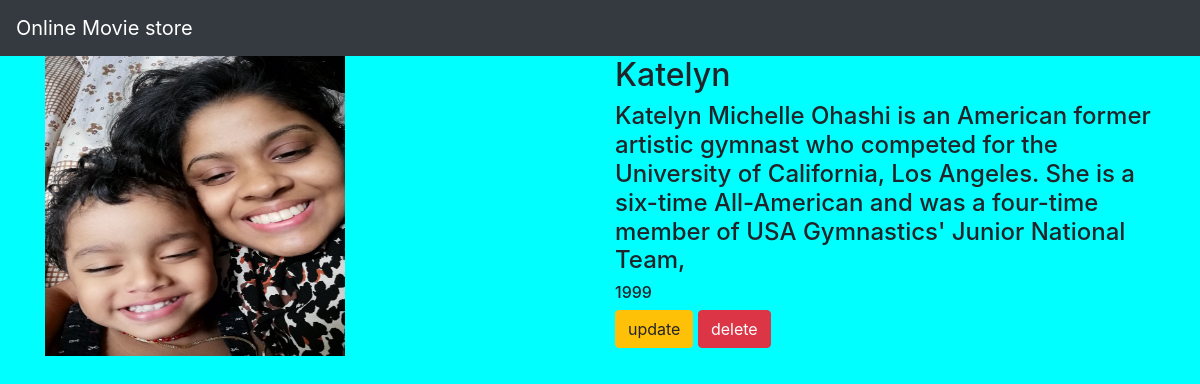
Screenshot of /movie/5/ with the database file from the repository.
### psapp/models.py (models this page shows, shortened)
class Movie(models.Model):
    name=models.CharField(max_length=250)
    desc=models.TextField()
    year=models.IntegerField()
    img=models.ImageField(upload_to='gallery')

### psapp/views.py (the view)
# urls.py: path('movie/<int:movie_id>/',views.detail,name='detail'),
def detail(request, movie_id):
    movie = Movie.objects.get(id=movie_id)
    return render(request, "details.html", {'movie': movie})

### templates/details.html
{% extends 'base.html' %}
{% block body %}
<div class="container">
    <div class="row">
        <div class=" col-md-6">
            <img src="{{movie.img.url}}" width="300" height="300">
        </div>
<div class="col-md-6">
    <h2>{{movie.name}}</h2>
    <h4>{{movie.desc}}</h4>
    <h6>{{movie.year}}</h6>
    <a class="btn btn-warning " href="{% url 'psapp:update' movie.id %}"> update </a>
        <a class="btn btn-danger" href="{% url 'psapp:delete' movie.id %}"> delete </a>
</div>
   </div>
</div>
{% endblock %}

### static/style.css (style rules this page uses)
body { background-color:aqua; }

### rows the page displays
Movie: img (picture), name "Katelyn", desc "Katelyn Michelle Ohashi is an American former artistic gymnast who competed for the University of California, Los Angeles. She is a six-time All-American and was a four-time member of USA Gymnastics' Junior National Team,", year "1999"
